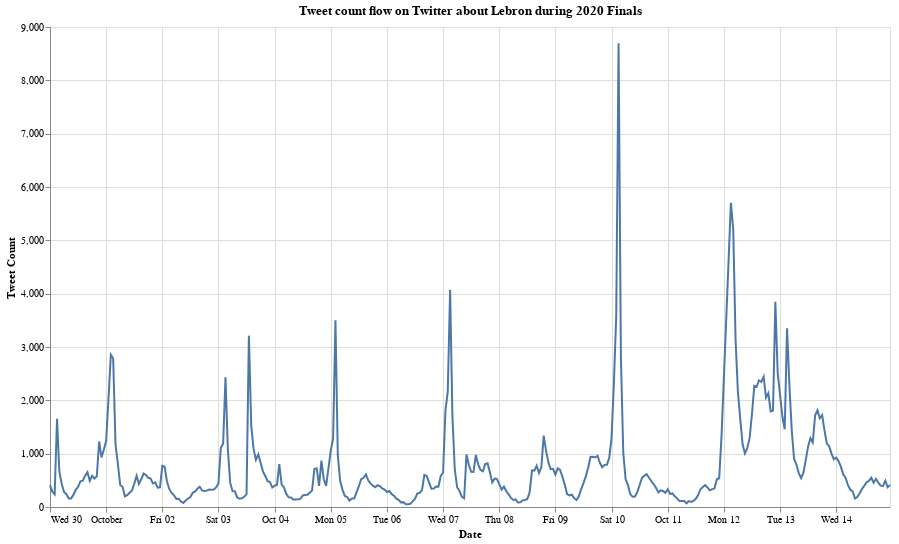

The code cell stored with this chart in its notebook:
### Code cell
alt.Chart(score).mark_line().encode(
    x=alt.X('date:T',title='Date'),
    y=alt.Y('size:Q',title='Tweet Count')
).properties(height=480,width=840,title='Tweet count flow on Twitter about Lebron during 2020 Finals')

### Figure 1 — Vega-Lite specification as saved in the notebook (floating-point values rounded to 4 significant figures; data arrays with more than 128 entries replaced by an {"elided": "..."} marker saying what was removed)
{"config": {"view": {"continuousWidth": 400, "continuousHeight": 300}}, "data": {"name": "data-546ffab0dff60c9a0b3282c70c8fdeac"}, "mark": "line", "encoding": {"x": {"type": "temporal", "field": "date", "title": "Date"}, "y": {"type": "quantitative", "field": "size", "title": "Tweet Count"}}, "height": 480, "title": "Tweet count flow on Twitter about Lebron during 2020 Finals", "width": 840, "$schema": "https://vega.github.io/schema/vega-lite/v4.8.1.json", "datasets": {"data-546ffab0dff60c9a0b3282c70c8fdeac": {"elided": "357 records"}}}
